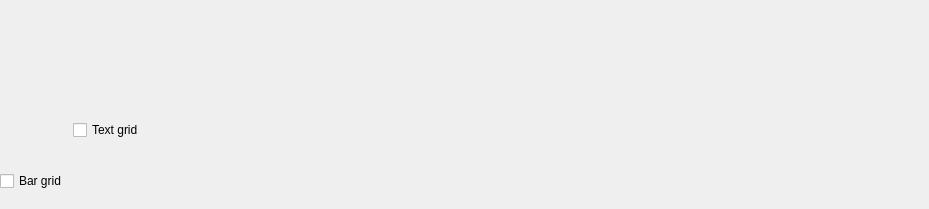
        <widget class="QWidget" name="scrollAreaWidgetContents_5">
         <property name="geometry">
          <rect>
           <x>0</x>
           <y>0</y>
           <width>929</width>
           <height>209</height>
          </rect>
         </property>
         <widget class="QWidget" name="horizontalLayoutWidget_4">
          <property name="geometry">
           <rect>
            <x>0</x>
            <y>0</y>
            <width>911</width>
            <height>191</height>
           </rect>
          </property>
          <layout class="QHBoxLayout" name="horizontalLayout_8">
           <item>
            <layout class="QVBoxLayout" name="verticalLayout_9">
             <item>
              <widget class="QLabel" name="label_11">
               <property name="text">
                <string/>
               </property>
               <property name="pixmap">
                <pixmap resource="filter_artefact_icons.qrc">:/Filter_icons/Picture/Filter_icons/gitter_muster.png</pixmap>
               </property>
               <property name="scaledContents">
                <bool>true</bool>
               </property>
              </widget>
             </item>
             <item>
              <widget class="QCheckBox" name="checkBox_5">
               <property name="text">
                <string>Bar grid</string>
               </property>
              </widget>
             </item>
            </layout>
           </item>
           <item>
            <layout class="QVBoxLayout" name="verticalLayout_10">
             <item>
              <widget class="QLabel" name="label_12">
               <property name="sizePolicy">
                <sizepolicy hsizetype="Fixed" vsizetype="Fixed">
                 <horstretch>0</horstretch>
                 <verstretch>0</verstretch>
                </sizepolicy>
               </property>
               <property name="text">
                <string/>
               </property>
               <property name="pixmap">
                <pixmap resource="filter_artefact_icons.qrc">:/Filter_icons/Picture/Filter_icons/text_muster.png</pixmap>
               </property>
               <property name="scaledContents">
                <bool>true</bool>
               </property>
              </widget>
             </item>
             <item>
              <widget class="QCheckBox" name="checkBox_6">
               <property name="text">
                <string>Text grid</string>
               </property>
              </widget>
             </item>
            </layout>
           </item>
           <item>
            <spacer name="horizontalSpacer_5">
             <property name="orientation">
              <enum>Qt::Horizontal</enum>
             </property>
             <property name="sizeHint" stdset="0">
              <size>
               <width>40</width>
               <height>20</height>
              </size>
             </property>
            </spacer>
           </item>
          </layout>
         </widget>
        </widget>
